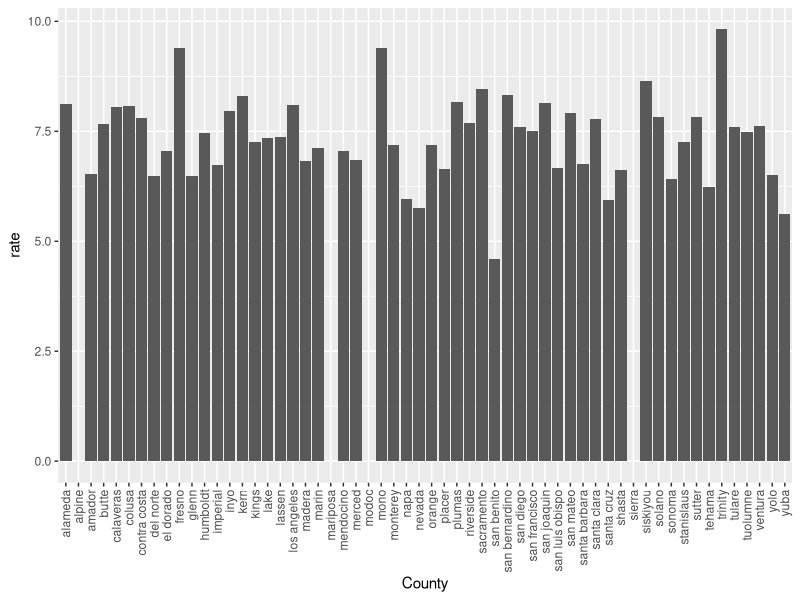
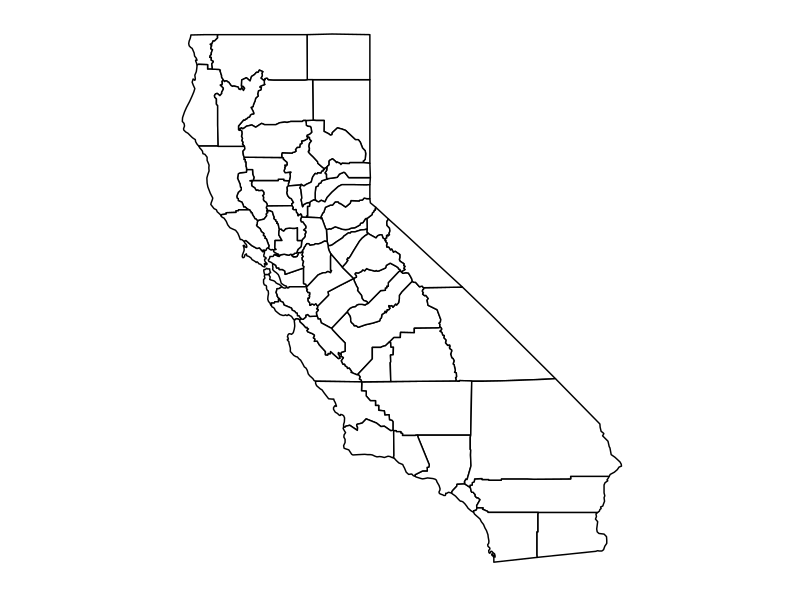

Recreate these plots in R, in order.
## ---- chunk 1
library(dplyr)
library(tidyverse)

## ---- chunk 2

## ---- chunk 3
#Data Wrangling for Year 2014-2018 Data 
lbwdata<- read.csv("low-and-very-low-birthweight-by-county-2014-2018 (1).csv", header = TRUE, stringsAsFactors = FALSE)
lbwdata <- lbwdata %>% mutate(County = str_to_lower(County))
lbwdata$Events[is.na(lbwdata$Events)] <- 0
lbwdata <- lbwdata %>% group_by(Year, County, Total.Births) %>% summarize(Events = sum(Events)) 
lbwdata <- lbwdata %>% filter(!County == "california")#removing the total count
lbwdata <- lbwdata %>% mutate(rate = Events/Total.Births * 100)
## ---- chunk 4
#Data Wrangling for CDC Data (COMPLETE)
## ---- chunk 5

## ---- chunk 6
#Histogram by county  
lbwdata %>% 
  filter(Year == 2014 & !is.na(rate)) %>% 
  ggplot(aes(County, rate)) +
  geom_bar(stat = "identity") +
  theme(axis.text.x = element_text(angle = 90, hjust = 1, vjust = 1/2))
 
#Heatmap 
library(maps)
CaliforniaCounty <- map_data("county", "california")
head(CaliforniaCounty)

CaliforniaCounty %>% ggplot(aes(x = long, y = lat, group = group)) + 
                  geom_polygon(fill = "white", color = "black") +
                  theme(panel.grid.major = element_blank(), 
                        panel.background = element_blank(),
                        axis.title = element_blank(), 
                        axis.text = element_blank(),
                        axis.ticks = element_blank()) +
                  coord_fixed(1.3)

california_map <- lbwdata %>% full_join(CaliforniaCounty, by = c("County" = "subregion")) %>% mutate(rate = Events/Total.Births * 10^2)

#see Sonia's app for the shiny app 
